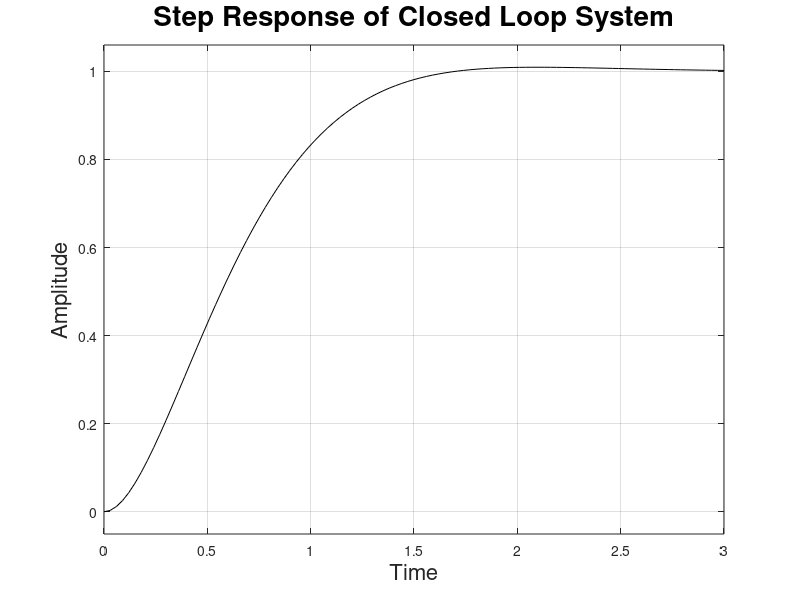
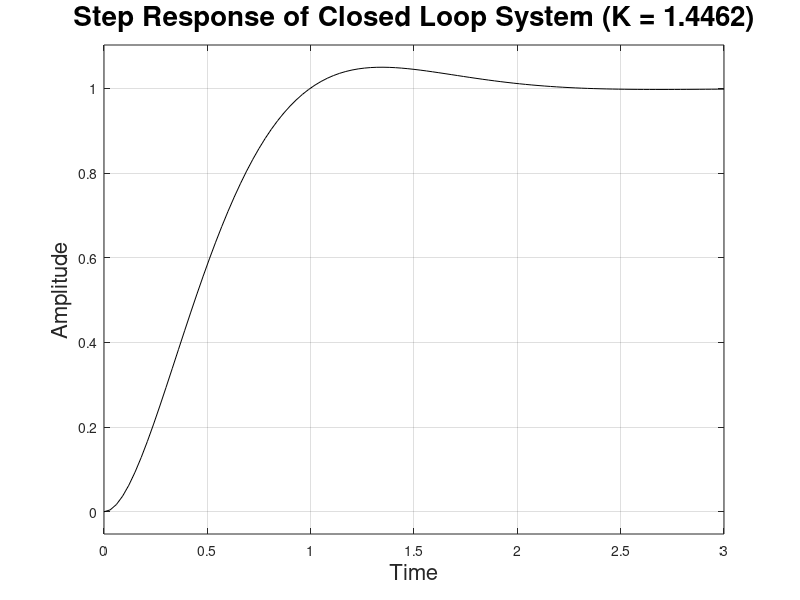

MATLAB code to generate these figures, in order: (Note: this script raises an error after producing the figures.)
%% EGB345 Servo Motor Control Design Task

%% 2.1 Initial Closed Loop
close all; clear; clc

% estimated parameters from Servo Motor System Identification Task Q.3
km = 7.22;
alpha = 4.46;

% numerator and denominator
numOL = km;
denOL = [1 alpha 0];

% open loop transfer function
Gol = tf(numOL, denOL);

% unit gain controller = 1
K_unit = 1;                   

% cascaded transfer function
CasG = K_unit * Gol;

% unity feedback
H = 1;

% closed loop transfer function
Gcl = feedback(CasG, H);

% plotting step response of the closed loop system
figure();
step(Gcl, 'black');
grid on
box on
xlabel('Time', 'FontSize', 16);
ylabel('Amplitude', 'FontSize', 16);
title('Step Response of Closed Loop System', 'FontSize', 20);


%% 2.2 Design Control For Requested Response

% damping ratio for 5% OS
zeta_new = sqrt(log(5/100)^2)/sqrt(pi^2 + log(5/100)^2);

% gain for % OS = 5%
K_new = 1.4462;

% cascaded transfer function
CasG_new = K_new * Gol;

% closed loop transfer function
Gcl_new = feedback(CasG_new, H);

% plotting step response of the closed loop system
figure();
step(Gcl_new, 'black');
grid on
box on
xlabel('Time', 'FontSize', 16);
ylabel('Amplitude', 'FontSize', 16);
title(['Step Response of Closed Loop System (K = ', num2str(K_new), ')'], 'FontSize', 20);

% natural frequnecy for 5% OS
denCL = cell2mat(Gcl_new.Denominator);
wn_new = denCL(2)/(2 * zeta_new);


%% 2.3 Investigation Of The Gain K

% 10% ranged values from 0.5 to 1.5
vals = 0.5 : 0.1 : 1.5;

% disregarding the value 1 (don't need 1.4462 again)
vals(vals == 1) = [];

% modified gain values
modgain = vals .* K_new;

% initializing cascaded and closed loop transfer functions
CasG_diff = tf(1,10);
Gcl_diff = tf(1,10);

% for loop to calculate all cascaded transfer functions
% and plot all the step responses in order
for i = 1:length(modgain)
    CasG_diff(i) = modgain(i) * Gol;
    Gcl_diff(i) = feedback(CasG_diff(i), H);
    figure();
    step(Gcl_diff(i), 'black');
    grid on
    box on
    xlabel('Time', 'FontSize', 16);
    ylabel('Amplitude', 'FontSize', 16);
    title(['Step Response With Gain K = ', num2str(modgain(i))], 'FontSize', 16);
end


%% 2.4 Improved Transient Response Using A Dynamic Compensator

% --------------------- SIMPLE GAIN COMPENSATION --------------------------

% checking if simple gain compensation can halve the settling time Ts
figure();
rlocus(CasG_new);
grid on
box on
title(['Root Locus of Cascade System With Gain K = ', num2str(K_new)], 'FontSize', 16);

% -------------- DYNAMIC COMPENSATION (LEAD CONTROLLER) -------------------

% introducing a zero for pole-zero cancellation with pole at s = -4.46
Zero_C = [1 4.46];

% introducing a pole twice as far away from the previous pole (2 * 4.46)
% to halve settling time
Pole_C = [1 8.92];

% transfer function of lead compensator without gain
G_C = tf(Zero_C, Pole_C);

% foward transfer funtion of system without system gain
G = G_C * Gol;

% root locus of system with lead compensator without system gain
figure();
rlocus(G)
grid on
box on
title('Root Locus of Cascade System With Lead Compensator', 'FontSize', 16);

% overall gain of the system (new gain)
K = 5.78;

% new cascade system with lead compensator and new gain
CasG_C = K * G;

% closed loop system with halved settling time
% unity feedback
Gcl_C = feedback(CasG_C, H);

% step response of closed loop system
figure();
step(Gcl_C, 'black');
grid on
box on
xlabel('Time', 'FontSize', 16);
ylabel('Amplitude', 'FontSize', 16);
title(['Step Response of Closed Loop System With Lead Compensator & K = ', num2str(K), ], 'FontSize', 20);


%% 2.5 Robustness Study 1 - Model Parameter Error

% ------------------------- SAME VALUE CASES ------------------------------

% model parameters
km_low = 0.9 * km;
km_high = 1.1 * km;
alpha_low = 0.9 * alpha;
alpha_high = 1.1 * alpha;

numlow = km_low;
numhigh = km_high;
denlow = [1 alpha_low 0];
denhigh = [1 alpha_high 0];

% for 0.9*km and 0.9*alpha
Gol_low = tf(numlow, denlow);
wn_low = denlow(2)/(2 * zeta_new);
K_low = wn_low^2 / km_low;
CasG_low = K_low * Gol_low;
Gcl_low = feedback(CasG_low, 1);

figure();
step(Gcl_low, 'r');
hold on
grid on
box on

% for 1.1*km and 1.1*alpha
Gol_high = tf(numhigh, denhigh);
wn_high = denhigh(2)/(2 * zeta_new);
K_high = wn_high^2 / km_high;
CasG_high = K_high * Gol_high;
Gcl_high = feedback(CasG_high, 1);

step(Gcl_high, 'b');
title('Step responses with 5% OS controlled K values');
legend('0.9k and 0.9a', '1.1k and 1.1a');
hold off

% --------------------- DIFFERENT VALUE CASES -----------------------------

% for 0.9*km and 1.1*alpha
Gol_middle1 = tf(numlow, denhigh);
wn_middle1 = denhigh(2)/(2 * zeta_new);
K_middle1 = wn_middle1^2 / km_low;
CasG_middle1 = K_middle1 * Gol_middle1;
Gcl_middle1 = feedback(CasG_middle1, 1);

figure();
step(Gcl_middle1, 'g');
hold on
grid on
box on

% for 1.1*km and 0.9*alpha
Gol_middle2 = tf(numhigh, denlow);
wn_middle2 = denlow(2)/(2 * zeta_new);
K_middle2 = wn_middle2^2 / km_high;
CasG_middle2 = K_middle2 * Gol_middle2;
Gcl_middle2 = feedback(CasG_middle2, 1);

step(Gcl_middle2, 'm');
title('Step responses with 5% OS controlled K values');
legend('0.9k and 1.1a', '1.1k and 0.9a');
hold off

% lowest K value (K = 1.0650) is robust
K_bestdiffkmalpha = K_middle2;

% % confirming with uncertainity
% failcount = 0;
% iter = 1;
% k = 0.9*km : 0.01 : 1.1*km;
% a = 0.9*alpha : 0.01 : 1.1*alpha;
% tot_iter = length(k) * length(a);
% OL = tf(1, tot_iter);
% CASG = tf(1, tot_iter);
% CL = tf(1, tot_iter);
% overshoot = zeros(1,13050);
% tic
% for i = 1:length(k)
%     for j = 1:length(a)
%         OL(iter) = tf(k(i), [1 a(j) 0]);
%         CASG(iter) = K_bestdiffkmalpha * OL(iter);
%         CL(iter) = feedback(CASG(iter),1);
%         overshoot(iter) = stepinfo(CL(iter)).Overshoot;
%         if (overshoot(iter) > 5)
%             failcount = failcount + 1;
%         end
%         iter = iter + 1;
%     end
% end
% toc
% disp('iterated'); disp(iter-1); disp('times');
% disp('incorrect for'); disp(failcount); disp('times');

% ------------------------ JUSTIFY USING ARGUMENT -------------------------

% for 0.9*km and 1.1*alpha
CasG_middle1robust = K_bestdiffkmalpha * Gol_middle1;
Gcl_middle1robust = feedback(CasG_middle1robust, 1);

figure();
step(Gcl_middle1robust, 'r');
hold on
grid on
box on

% for 1.1*km and 0.9*alpha
CasG_middle2robust = K_bestdiffkmalpha * Gol_middle2;
Gcl_middle2robust = feedback(CasG_middle2robust, 1);

step(Gcl_middle2robust, 'b');
xlabel('Time', 'FontSize', 16);
ylabel('Amplitude', 'FontSize', 16);
title('Step Responses For Most Deviated Systems With Robust Gain Value K = 1.0650', 'FontSize', 16);
leg = legend('0.9k_m and 1.1\alpha', '1.1k_m and 0.9\alpha');
set(leg, 'FontSize', 15);
leg = legend('0.9k_m and 1.1\alpha', '1.1k_m and 0.9\alpha');
hold off

% stepinfo(Gcl_middle1robust)
% stepinfo(Gcl_middle2robust)
% disp(stepinfo(Gcl_middle1robust).Overshoot)
% disp(stepinfo(Gcl_middle2robust).Overshoot)

% ----------------- PLOT OF 0.9km 0.9alpha ROBUST SYSTEM ------------------

% for 0.9*km and 0.9*alpha
CasG_lowrobust = K_bestdiffkmalpha * Gol_low;
Gcl_lowrobust = feedback(CasG_lowrobust, 1);

figure();
step(Gcl_lowrobust, 'm');
grid on
box on
xlabel('Time', 'FontSize', 16);
ylabel('Amplitude', 'FontSize', 16);
title('Step Response of 0.9k_m and 0.9\alpha System With Robust Gain Value K = 1.0650', 'FontSize', 20);

% ----------------- PLOT OF 1.1km 1.1alpha ROBUST SYSTEM ------------------

% for 1.1*km and 1.1*alpha
CasG_highrobust = K_bestdiffkmalpha * Gol_high;
Gcl_highrobust = feedback(CasG_highrobust, 1);

figure();
step(Gcl_highrobust, 'g');
grid on
box on
xlabel('Time', 'FontSize', 16);
ylabel('Amplitude', 'FontSize', 16);
title('Step Response of 1.1k_m and 1.1\alpha System With Robust Gain Value K = 1.0650', 'FontSize', 20);


%% 2.6 Robustness Study 2 - Measurement Error

% --------------- HIGHEST AND LOWEST FEEDBACK VALUE CASES -----------------

% measurement parameters
H_low = 0.9 * H;
H_high = 1.1 * H;

% for 0.9*H
K_feedlow = wn_new^2 /(H_low * km);
CasG_feedlow = K_feedlow * Gol;
Gcl_feedlow = feedback(CasG_feedlow, H_low);

figure();
step(Gcl_feedlow, 'r');
hold on
grid on
box on

% for 1.1*H
K_feedhigh = wn_new^2 /(H_high * km);
CasG_feedhigh = K_feedhigh * Gol;
Gcl_feedhigh = feedback(CasG_feedhigh, H_high);

step(Gcl_feedhigh, 'b');
title('Step responses with 5% OS controlled K values');
legend('0.9 feedback', '1.1 feedback');
hold off

% stepinfo(Gcl_feedlow)
% stepinfo(Gcl_feedhigh)

% lowest K value (K = 1.3148)
K_feedback = K_feedhigh;

% h = 0.9 : 0.001 : 1.1; % unity and non unity feedback
% 
% failcount = 0;
% iter = 1;
% tot_iter = length(h);
% Gcl_feedback = tf(1, tot_iter);
% OS_feedback = zeros(1, tot_iter);
% CasG_feedback = K_feedback * Gol;
% for i = 1:length(h)
%     Gcl_feedback(iter) = feedback(CasG_feedback, h(i));
%     OS_feedback(iter) = stepinfo(Gcl_feedback(iter)).Overshoot;
%     if (OS_feedback(iter) > 5)
%         failcount = failcount + 1;
%     end
%     iter = iter + 1;
% end
% disp('iterated'); disp(iter-1); disp('times');
% disp('incorrect for'); disp(failcount); disp('times');

% ------------------------ JUSTIFY USING ARGUMENT -------------------------

% for 0.9*H
CasG_feedlowrobust = K_feedback * Gol;
Gcl_feedlowrobust = feedback(CasG_feedlowrobust, H_low);

figure();
step(Gcl_feedlowrobust, 'r');
hold on
grid on
box on

% for 1.1*H
CasG_feedhighrobust = K_feedback * Gol;
Gcl_feedhighrobust = feedback(CasG_feedhighrobust, H_high);

step(Gcl_feedhighrobust, 'b');
xlabel('Time', 'FontSize', 16);
ylabel('Amplitude', 'FontSize', 16);
title('Step Responses For Most Deviated Systems With Robust Gain Value K = 1.3148', 'FontSize', 16);
leg = legend('0.9H', '1.1H');
set(leg, 'FontSize', 15);
hold off

% stepinfo(Gcl_feedlowrobust)
% stepinfo(Gcl_feedhighrobust)

% ---------------------- PLOT OF 0.9H ROBUST SYSTEM -----------------------

% for 0.9*H
figure();
step(Gcl_feedlowrobust, 'r');
grid on
box on
xlabel('Time', 'FontSize', 16);
ylabel('Amplitude', 'FontSize', 16);
title('Step Response of 0.9H System With Robust Gain Value K = 1.3148', 'FontSize', 16);

% ---------------------- PLOT OF 1.1H ROBUST SYSTEM -----------------------

% for 1.1*H
figure();
step(Gcl_feedhighrobust, 'b');
grid on
box on
xlabel('Time', 'FontSize', 16);
ylabel('Amplitude', 'FontSize', 16);
title('Step Response of 1.1H System With Robust Gain Value K = 1.3148', 'FontSize', 16);


%% 2.7 Robustness Study 3 - An Unmodelled Pole

% --------------------------- BETA = 10*ALPHA -----------------------------

% fast pole beta
beta_faster = 10 * alpha;

num_unmodfaster = km;
den_unmodfaster = [conv([1 alpha],[1 beta_faster]) 0];

Gol_unmodfaster = tf(num_unmodfaster, den_unmodfaster);

CasG_unmodfaster = K_new * Gol_unmodfaster;
Gcl_unmodfaster = feedback(CasG_unmodfaster, 1);

poles_unmodfaster = pole(Gcl_unmodfaster);

stepinfo(Gcl_unmodfaster)
% Ts_unmodfast = stepinfo(Gcl_unmodfaster).SettlingTime;
% OS_unmodfast = stepinfo(Gcl_unmodfaster).Overshoot;
% disp('Ts unmodelled faster pole')
% disp(Ts_unmodfast)
% disp('%OS unmodelled faster pole')
% disp(OS_unmodfast)

figure();
step(Gcl_unmodfaster, 'r')
grid on
box on
xlabel('Time', 'FontSize', 16);
ylabel('Amplitude', 'FontSize', 16);
title('Step Response of System With Pole At \beta = 10\alpha (Faster Pole)', 'FontSize', 16);

% ---------------------------- BETA = 2*ALPHA -----------------------------

% not so fast pole beta
beta_notsofast = 2 * alpha;

num_unmodnotsofast = km;
den_unmodnotsofast = [conv([1 alpha],[1 beta_notsofast]) 0];

Gol_unmodnotsofast = tf(num_unmodnotsofast, den_unmodnotsofast);

CasG_unmodnotsofast = K_new * Gol_unmodnotsofast;
Gcl_unmodnotsofast = feedback(CasG_unmodnotsofast, 1);

poles_unmodnotsofast = pole(Gcl_unmodnotsofast);

stepinfo(Gcl_unmodnotsofast)
% Ts_unmodnotsofast = stepinfo(Gcl_unmodnotsofast).SettlingTime;
% OS_unmodnotsofast = stepinfo(Gcl_unmodnotsofast).Overshoot;
% disp('Ts unmodelled not so fast pole')
% disp(Ts_unmodnotsofast)
% disp('%OS unmodelled not so fast pole')
% disp(OS_unmodnotsofast)

figure();
step(Gcl_unmodnotsofast, 'b')
grid on
box on
xlabel('Time', 'FontSize', 16);
ylabel('Amplitude', 'FontSize', 16);
title('Step Response of System With Pole At \beta = 2\alpha (Not So Fast Pole)', 'FontSize', 16);

% -------------------- IMPACT OF UNMODELLED POLE BETA ---------------------

% beta = 10 * alpha
stepinfo(Gcl_unmodfaster)

% beta = 2 * alpha
stepinfo(Gcl_unmodnotsofast)

% root locus of beta = 10 * alpha
figure();
rlocus(Gol_unmodfaster);
grid on
box on
title('Root Locus of System With Additional Pole At \beta = 10\alpha', 'FontSize', 16);

% root locus of beta = 2 * alpha
figure();
rlocus(Gol_unmodnotsofast);
grid on
box on
title('Root Locus of System With Additional Pole At \beta = 2\alpha', 'FontSize', 16);

